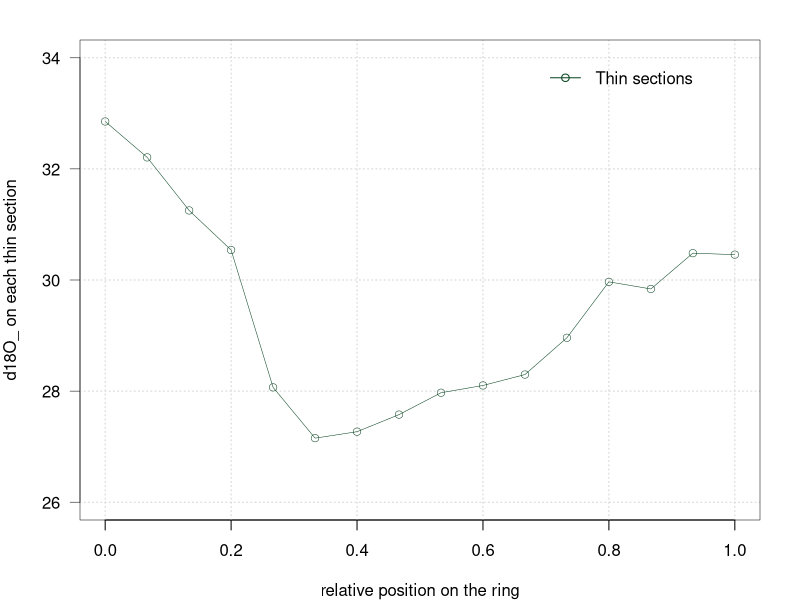
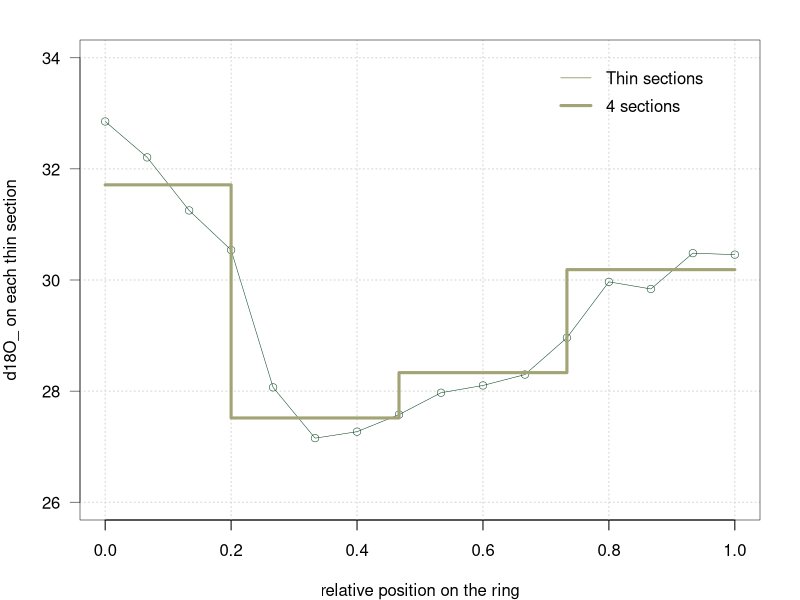
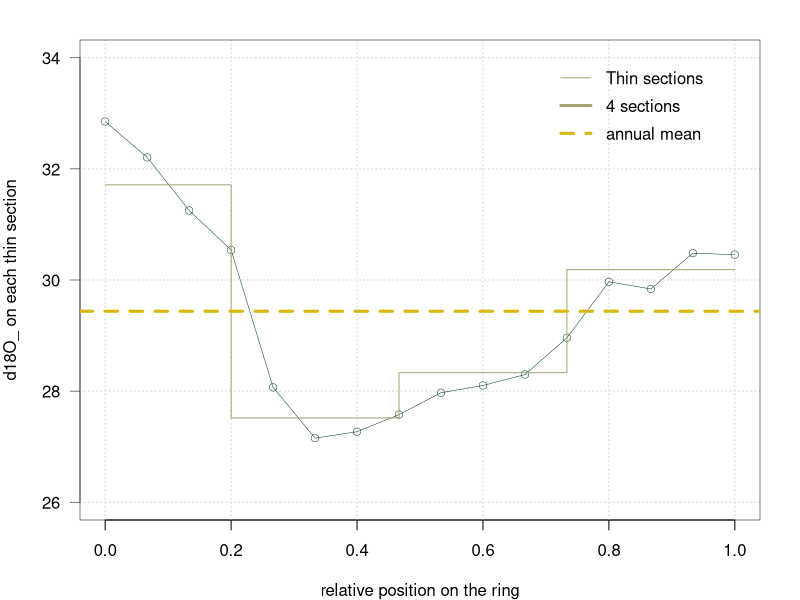

Generate these figures, in order, with R: (Note: this script raises an error after producing the figures.)
## ---- chunk 1
# Read the high resolution O and C data for 1998.
HEL_98 <- read.csv("Data_Notebook5_part1/high_res_HEL_1998.csv") [,c(2,3,8)]
VPD_HEL <- read.csv("Data_Notebook5_part1/VPD_1998_1999_HEL.csv" )[,c(2,3,4)]
colb1 <- c("#D8B70A","#02401B","#A2A475","#D67236")

## ---- chunk 2
par(mar=c(4,4,2,2),lwd=0.5)
plot(HEL_98[,3], HEL_98[,2], type="n", ylim=c(26,34), xlim=c(0,1), axes=F, xlab = "relative position on the ring", ylab = "d18O_ on each thin section")
axis(1)
axis(2,lwd=0.5,las=2)
grid(lwd=1)
box()

lines( HEL_98[,3],HEL_98[,2], type="o",col=colb1[2],lwd=0.5, pch=1)
legend(x = 0.7, y = 34, legend = "Thin sections", col=colb1[2] , bty = "n",lwd=1,lty=1,pch = 1)

## ---- chunk 3
#Here you will need to estimate the  average of the 4 diferent quarters  based on the thin sections provided.
# example 
# sellect the sections per quarter
p25<- round(0.25*nrow(HEL_98),0)
p50<- round(0.50*nrow(HEL_98),0)
p75<- round(0.75*nrow(HEL_98),0)
p100<- round(1*nrow(HEL_98),0)

HEL_98_quarter  <- c(rep(mean(HEL_98[,2][1:p25], na.rm = T),length(1:p25)),
                  rep(mean(HEL_98[,2][(1+p25):p50], na.rm = T),length((1+p25):p50)),
                  rep(mean(HEL_98[,2][(1+p50):p75], na.rm = T),length((1+p50):p75)),
                  rep(mean(HEL_98[,2][(1+p75):p100], na.rm = T),length((1+p75):p100)))


## ---- chunk 4
par(mar=c(4,4,2,2),lwd=0.5)
plot(HEL_98[,3], HEL_98[,2], type="n", ylim=c(26,34), xlim=c(0,1), axes=F, xlab = "relative position on the ring", ylab = "d18O_ on each thin section")
axis(1)
axis(2,lwd=0.5,las=2)
grid(lwd=1)
box()

lines( HEL_98[,3],HEL_98[,2], type="o",col=colb1[2],lwd=0.5, pch=1)
legend(x = 0.7, y = 34, legend = "Thin sections", col=colb1[3] , bty = "n",lwd=1)

## Add here the new plot of the average on those 4 equaly distanced sections

lines( HEL_98[,3],HEL_98_quarter, type="S",col=colb1[3],lwd=3)
legend(x = 0.7, y = 33.5, legend = "4 sections", col=colb1[3] , bty = "n",lwd=3)


## ---- chunk 5
#Here you will need to estimate the  average of the ring based on the thin sections provided.
# example 
HEL_98_complete <- mean(HEL_98[,2])

## ---- chunk 6

par(mar=c(4,4,2,2),lwd=0.5)
plot(HEL_98[,3], HEL_98[,2], type="n", ylim=c(26,34), xlim=c(0,1), axes=F, xlab = "relative position on the ring", ylab = "d18O_ on each thin section")
axis(1)
axis(2,lwd=0.5,las=2)
grid(lwd=1)
box()

lines( HEL_98[,3],HEL_98[,2], type="o",col=colb1[2],lwd=0.5, pch=1)
legend(x = 0.7, y = 34, legend = "Thin sections", col=colb1[3] , bty = "n",lwd=1)

## Add here the new plot of the average on those 4 equaly distanced sections

lines( HEL_98[,3],HEL_98_quarter, type="S",col=colb1[3],lwd=1)
legend(x = 0.7, y = 33.5, legend = "4 sections", col=colb1[3] , bty = "n",lwd=3)

abline(h = HEL_98_complete,col=colb1[1],lwd=3,lty=2)
legend(x = 0.7, y = 33, legend = "annual mean", col=colb1[1] , bty = "n",lwd=3,lty=2)
## ---- chunk 7
# separating the EW and the LW Based on the figure we can estimate a % of EW and LW and based on this info  e can determine the sections on each anatomical region.
EW_1998 <- mean(HEL_98[,2][1:11], na.rm = T)
LW_1998 <- mean(HEL_98[,2][12:16], na.rm = T)
EW_1999 <-  mean(HEL_99[,2][1:12], na.rm = T)
LW_1999 <-  mean(HEL_99[,2][13:16], na.rm = T)

# Read the VPD form 1998 and 1999 from Heliport site Sothern Arizona.
## ---- chunk 8

par(mar=c(4,4,2,2),lwd=0.5)
plot(HEL_98[,3], HEL_98[,2], type="n", ylim=c(26,34), xlim=c(0,1), axes=F, xlab = "relative position on the ring", ylab = "d18O_ on each thin section")
axis(1)
axis(2,lwd=0.5,las=2)
grid(lwd=1)
box()

lines( HEL_98[,3],HEL_98[,2], type="o",col=colb1[2],lwd=0.5, pch=1)
legend(x = 0.7, y = 34, legend = "Thin sections", col=colb1[3] , bty = "n",lwd=1)

## Add here the new plot of the average on those 4 equaly distanced sections

lines( HEL_98[,3],HEL_98_quarter, type="S",col=colb1[3],lwd=1)
legend(x = 0.7, y = 33.5, legend = "4 sections", col=colb1[3] , bty = "n",lwd=3)

abline(h = HEL_98_complete,col=colb1[1],lwd=1,lty=2)
legend(x = 0.7, y = 33, legend = "annual mean", col=colb1[1] , bty = "n",lwd=1,lty=2)


lines(HEL_98[,3][1:11], rep(EW_1998, 11),type="s",col="darkblue",lwd=3  )#EW
legend(x = 0.7, y = 32.5, legend = "Earlywood", col="darkblue" , bty = "n",lwd=3)

lines(HEL_98[,3][12:16], rep(LW_1998, 5),type="s",col="darkred",lwd=3  )#LW
legend(x = 0.7, y = 32, legend = "Latewood", col="darkred" , bty = "n",lwd=3)

## ---- chunk 9
#VPD_1998
par(mar=c(4,4,2,2),lwd=0.5)
plot(x = c(1:10),y=c(1:10),xlim = c(135,304), ylim = c(0,40) , type = "n", axes = F, xlab = "DOY", ylab = "VPD")
polygon(x = days_doy, y = c(VPD_HEL[,2], rev(VPD_HEL[,3])), border = F, col = rgb(0.2,0.3,0.4,0.6))
axis(1, at = seq(135,304,15),lwd=0.5,las=2)
axis(2,at = seq(0,40, 10), las=2,lwd=0.5)
grid(lwd=1)
box()
## ---- chunk 10
# here we will conduct the seasonal correlations
# using the data in this project lcated in "Data_Notebook5_part2"


## ---- chunk 11
EW.c
